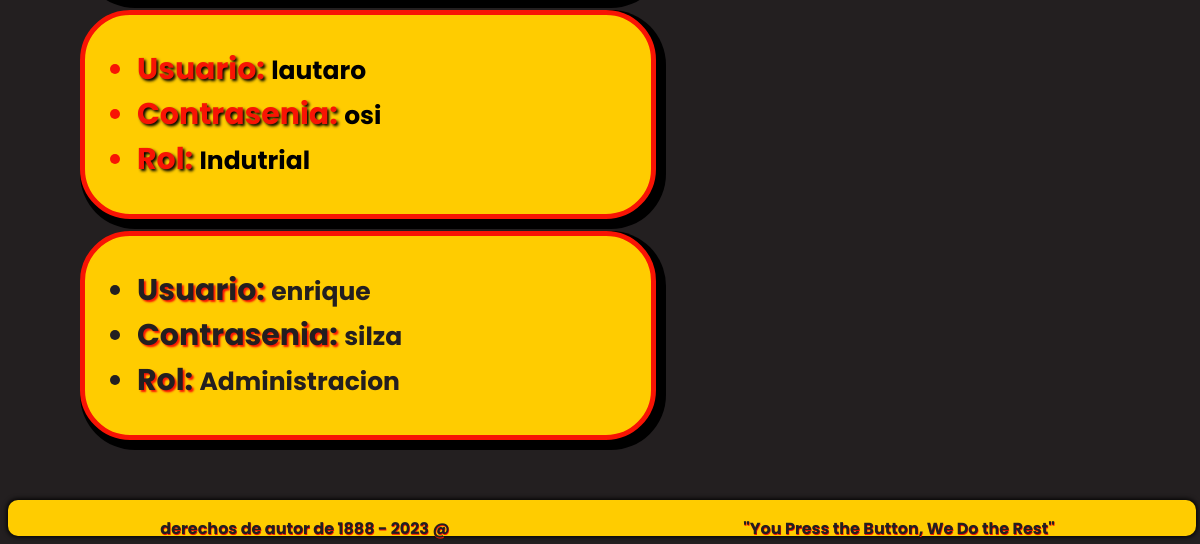
Page /ver/ (lower part) on the earlier database version.
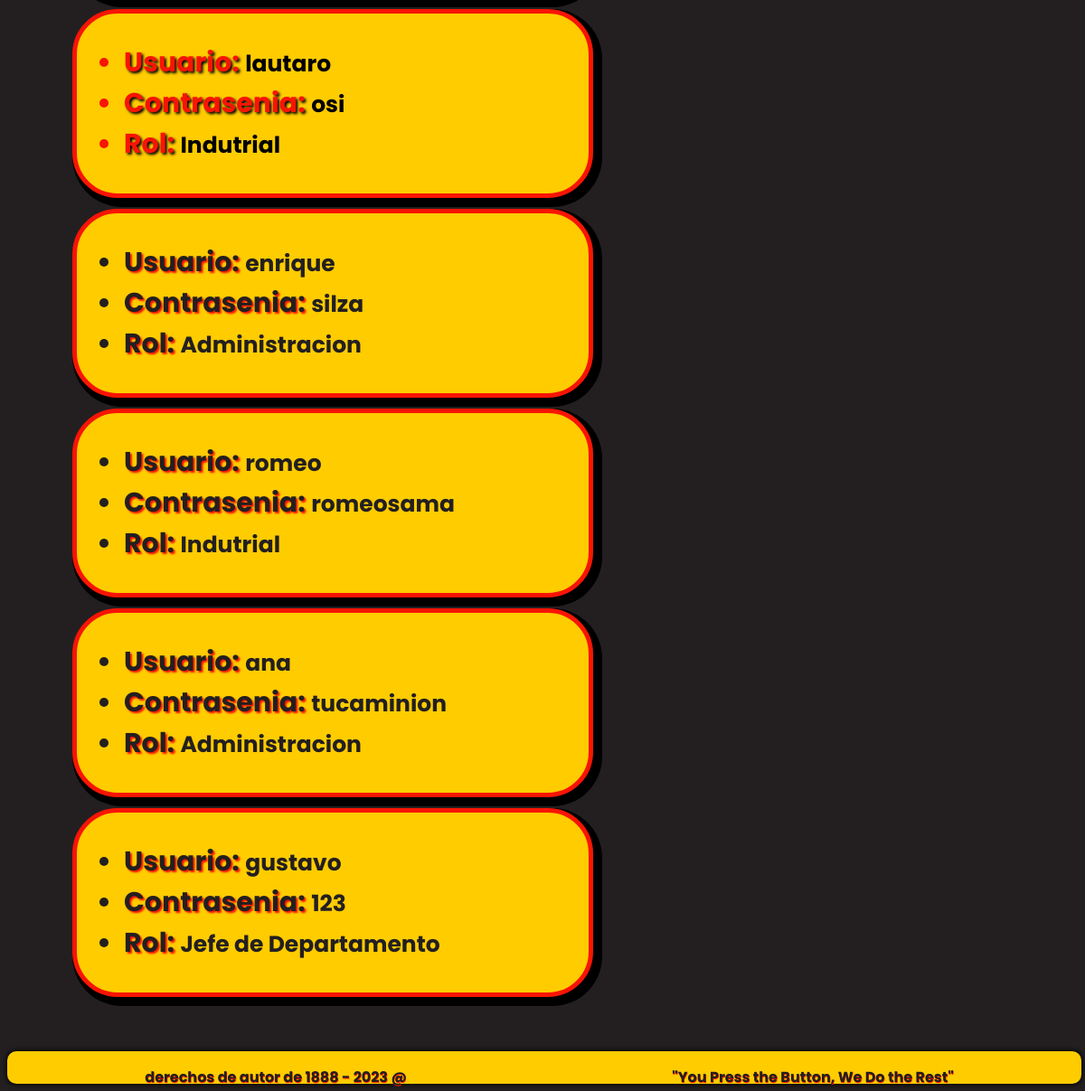
Same page on the later database version.
### app/models.py (models this page shows)
class Cuenta(models.Model):
    usuario = models.CharField(max_length=30)
    contrasenia = models.CharField(max_length=30)
    rol = models.CharField(max_length=40)

### app/views.py (the view)
# urls.py: path('ver/', views.ver, name='Ver'),
def ver(request):
    miembros = models.Cuenta.objects.all()
    return render(request, 'app/miembros.html', {'miembros' : miembros})

### app/templates/app/miembros.html (shortened to what this page needs)
<!DOCTYPE html>
<html lang="en">
<head>
    <link rel="stylesheet" href="https://necolas.github.io/normalize.css/8.0.1/normalize.css">
    <link rel="stylesheet" href="{% static 'app/style.css' %}">
</head>
<body id="inicio">
    <section id="section_form" style="height: auto; width: 50vw; margin: 5vw;">
        {% for miembro in miembros %}
            <div class="cuadro_miembro" style="border: 5px solid #f81404; box-shadow: 5px 5px 0 5px #000;">
                {% if miembro.usuario == 'lautaro' %}
                    <ul>
                        <li class="atributo_miembro" style="color: #f81404;"> <span style="text-shadow: 2px 2px 3px #000; font-size: 30px"> Usuario: </span>  <span style="font-size: 25px; color: #000"> {{miembro.usuario}} </span></li>
                        <li class="atributo_miembro" style="color: #f81404;"> <span style="text-shadow: 2px 2px 3px #000; font-size: 30px"> Contrasenia: </span>  <span style="font-size: 25px; color: #000"> {{miembro.contrasenia}} </span></li>
                        <li class="atributo_miembro" style="color: #f81404;"> <span style="text-shadow: 2px 2px 3px #000; font-size: 30px"> Rol: </span>  <span style="font-size: 25px; color: #000"> {{miembro.rol}} </span></li>
                    </ul>
                {% else %}
                <ul>
                    <li class="atributo_miembro"> <span style="text-shadow: 2px 2px 2px #f81404; font-size: 30px"> Usuario: </span>  <span style="font-size: 25px"> {{miembro.usuario}} </span></li>
                    <li class="atributo_miembro"> <span style="text-shadow: 2px 2px 2px #f81404; font-size: 30px"> Contrasenia: </span>  <span style="font-size: 25px"> {{miembro.contrasenia}} </span></li>
                    <li class="atributo_miembro"> <span style="text-shadow: 2px 2px 2px #f81404; font-size: 30px"> Rol: </span>  <span style="font-size: 25px"> {{miembro.rol}} </span></li>
                </ul>
                {% endif %}
            </div>
        {% endfor %}
    </section>
    <footer>
        <p> derechos de autor de 1888 - 2023 @ </p>
        <p> "You Press the Button, We Do the Rest" </p>
    </footer>
</body>
</html>

Differences in the rows shown:
added Cuenta: usuario "romeo", contrasenia "romeosama", rol "Indutrial"
added Cuenta: usuario "ana", contrasenia "tucaminion", rol "Administracion"
added Cuenta: usuario "gustavo", contrasenia "123", rol "Jefe de Departamento"
